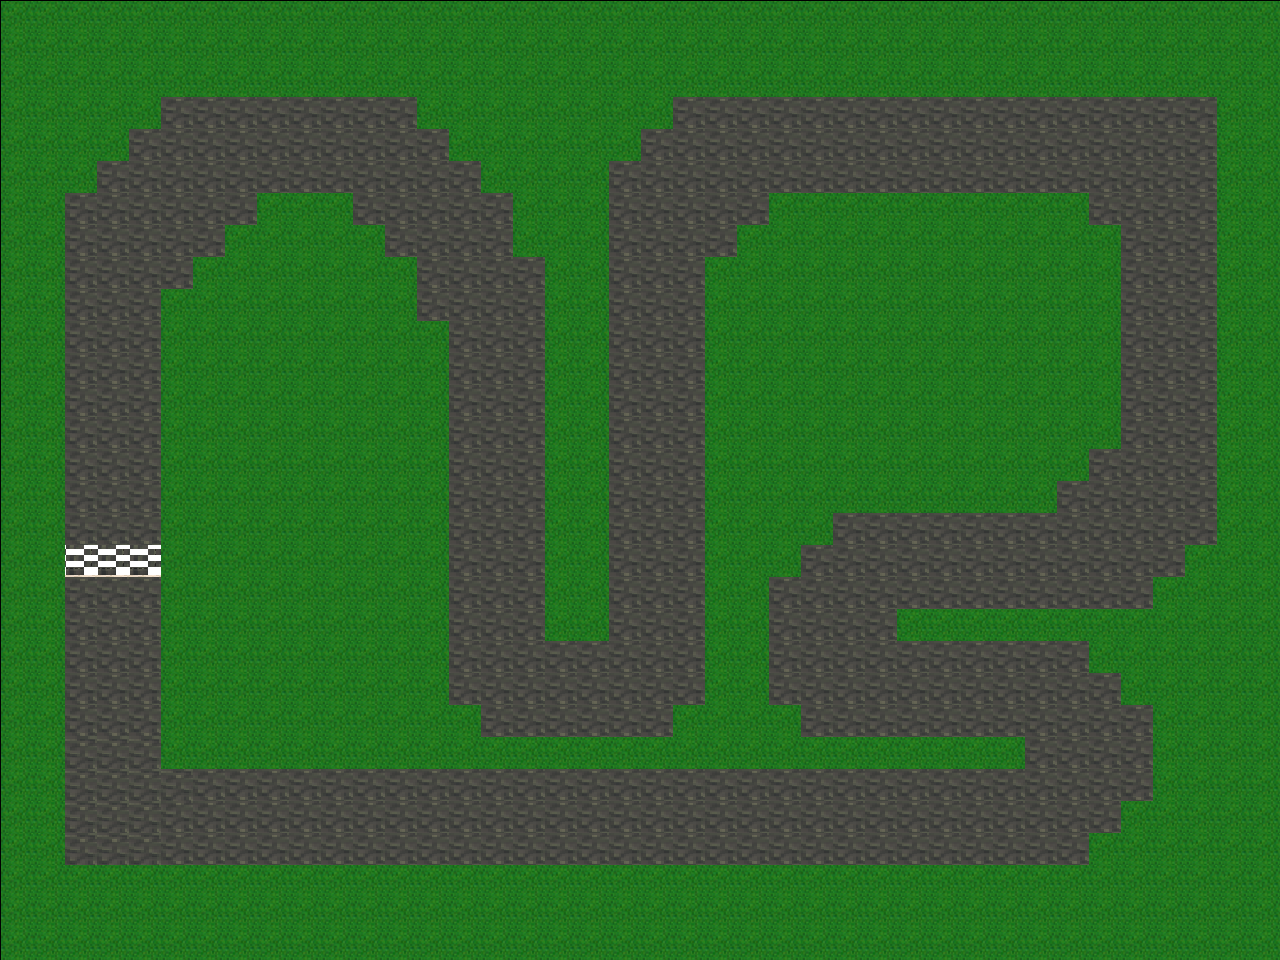

The image is a tile-based game level rendered from a .tmx file. Its description and source (layers, tilesets, objects; grid data summarised) follow:
An orthogonal 40x30 tile map with 32x32 px tiles, 1 tile layer (Calque de Tile 1), 3 tilesets.

<map version="1.0" orientation="orthogonal" width="40" height="30" tilewidth="32" tileheight="32">
 <tileset firstgid="1" name="terrain_3" tilewidth="32" tileheight="32" spacing="1" margin="1">
  <tileoffset x="1" y="1" />
  <image source="bitume.png" width="579" height="325" />
  <tile id="86">
   <properties>
    <property name="blocked" value="" />
   </properties>
  </tile>
 </tileset>
 <tileset firstgid="154" name="terrain_2" tilewidth="32" tileheight="32" spacing="1" margin="1">
  <tileoffset x="1" y="1" />
  <image source="depart.png" width="639" height="384" />
 </tileset>
 <tileset firstgid="363" name="fleche_gauche" tilewidth="32" tileheight="32" spacing="1" margin="1">
  <tileoffset x="1" y="1" />
  <image source="../../data/fleche_gauche.png" width="150" height="150" />
  <tile id="4">
   <properties>
    <property name="gauche" value="" />
   </properties>
  </tile>
  <tile id="5">
   <properties>
    <property name="gauche" value="" />
   </properties>
  </tile>
  <tile id="6">
   <properties>
    <property name="gauche" value="" />
   </properties>
  </tile>
  <tile id="7">
   <properties>
    <property name="gauche" value="" />
   </properties>
  </tile>
  <tile id="8">
   <properties>
    <property name="gauche" value="" />
   </properties>
  </tile>
  <tile id="9">
   <properties>
    <property name="gauche" value="" />
   </properties>
  </tile>
  <tile id="10">
   <properties>
    <property name="gauche" value="" />
   </properties>
  </tile>
  <tile id="11">
   <properties>
    <property name="gauche" value="" />
   </properties>
  </tile>
 </tileset>
 <layer name="Calque de Tile 1" width="40" height="30">
  <data>[1200 cells, 1200 non-empty, 4 distinct tile ids]</data>
 </layer>
</map>
